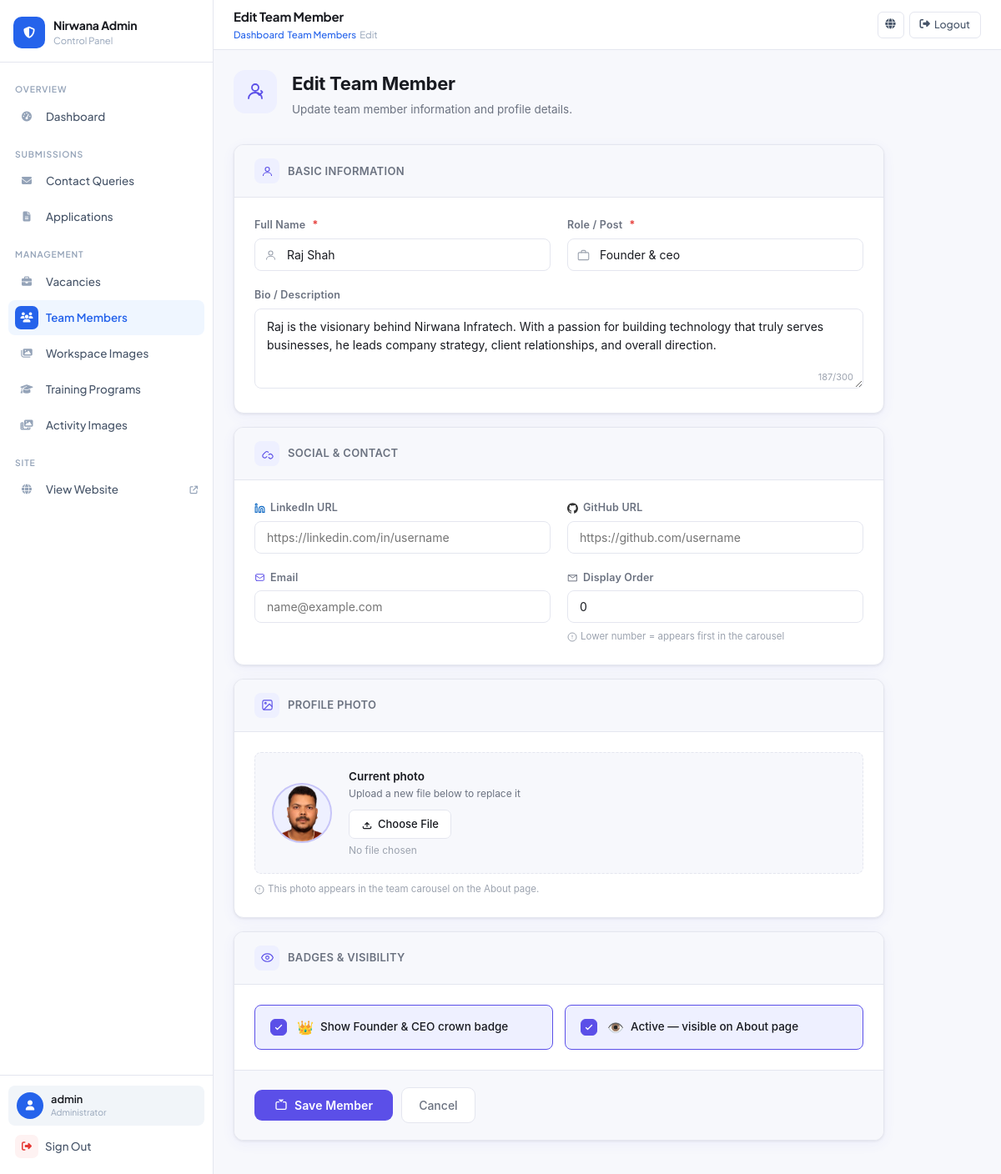
Page /myadmin/team/1/edit/ (signed in) on the committed database.
### app1/models.py (models this page shows, shortened)
class TeamMember(models.Model):
    name        = models.CharField(max_length=200)
    post        = models.CharField(max_length=200)
    description = models.TextField(blank=True)
    github      = models.URLField(blank=True)
    linkedin    = models.URLField(blank=True)
    email       = models.EmailField(blank=True)
    photo       = models.ImageField(upload_to='team/', blank=True, null=True)
    is_founder  = models.BooleanField(default=False)
    order       = models.PositiveIntegerField(default=0)
    is_active   = models.BooleanField(default=True)
    class Meta:
        ordering = ['order', 'name']
        verbose_name = 'Team Member'
        verbose_name_plural = 'Team Members'

### app1/views.py (the view, shortened to what this page needs)
# urls.py: path('myadmin/team/<int:pk>/edit/',  views.admin_team_member_edit,   name='admin_team_member_edit'),
@login_required(login_url='admin_login')
@user_passes_test(is_admin, login_url='admin_login')
def admin_team_member_edit(request, pk):
    member = get_object_or_404(TeamMember, pk=pk)
    return render(request, 'app1/admin/team_member_form.html', {'action': 'Edit', 'member': member})

### app1/views.py (called while the page is built)
def is_admin(user):
    return user.is_authenticated and user.is_staff

### app1/templates/app1/admin/team_member_form.html (shortened to what this page needs)
{% extends 'app1/admin/base.html' %}
{% block page_title %}{{ action }} Team Member{% endblock %}
{% block breadcrumb %}
  <a href="{% url 'admin_dashboard' %}">Dashboard</a>
  <a href="{% url 'admin_team_members' %}">Team Members</a>
  <span>{{ action }}</span>
{% endblock %}
{% block content %}
<div class="tm-wrap">
  <div class="tm-header">
    <div class="tm-header-icon">
      <svg fill="none" stroke="currentColor" stroke-width="1.8" viewBox="0 0 24 24">
        <path stroke-linecap="round" stroke-linejoin="round" d="M16 7a4 4 0 1 1-8 0 4 4 0 0 1 8 0ZM4 20c0-4 3.582-7 8-7s8 3 8 7"/>
        <path stroke-linecap="round" stroke-linejoin="round" d="M19 11l1.5 1.5L17 16l-2-2"/>
      </svg>
    </div>
    <div>
      <h1>{{ action }} Team Member</h1>
      <p>Update team member information and profile details.</p>
    </div>
  </div>
  <form method="post" enctype="multipart/form-data">
    <div class="tm-section">
      <div class="tm-section-head">
        <div class="sec-icon">
          <svg fill="none" stroke="currentColor" stroke-width="1.8" viewBox="0 0 24 24">
            <circle cx="12" cy="8" r="4"/><path stroke-linecap="round" d="M4 20c0-3.314 3.582-6 8-6s8 2.686 8 6"/>
          </svg>
        </div>
        <span class="sec-title">Basic Information</span>
      </div>
      <div class="tm-section-body">
        <div class="tm-grid-2" style="margin-bottom:20px">
          <div class="tm-field">
            <label class="tm-label">
              Full Name <span class="req">*</span>
            </label>
            <div class="tm-input-wrap">
              <span class="inp-icon">
              </span>
              <input type="text" name="name" class="tm-input" required
                     value="{{ member.name|default:'' }}"
                     placeholder="e.g. Raj Shah">
            </div>
          </div>
          <div class="tm-field">
            <label class="tm-label">Role / Post <span class="req">*</span></label>
            <div class="tm-input-wrap">
              <span class="inp-icon">
              </span>
              <input type="text" name="post" class="tm-input" required
                     value="{{ member.post|default:'' }}"
                     placeholder="e.g. Founder &amp; CEO">
            </div>
          </div>
        </div>
        <div class="tm-field">
          <label class="tm-label">Bio / Description</label>
          <div class="tm-char-wrap">
            <textarea name="description" class="tm-textarea"
                      id="bio-field" maxlength="300"
                      placeholder="Short bio shown on the About page carousel…">{{ member.description|default:'' }}</textarea>
            <span class="tm-char-count" id="bio-count">0/300</span>
          </div>
        </div>
      </div>
    </div>
    <div class="tm-section">
      <div class="tm-section-head">
        <div class="sec-icon">
          <svg fill="none" stroke="currentColor" stroke-width="1.8" viewBox="0 0 24 24">
            <path stroke-linecap="round" d="M13.828 10.172a4 4 0 0 0-5.656 0l-4 4a4 4 0 1 0 5.656 5.656l1.102-1.101"/>
            <path stroke-linecap="round" d="M14.828 14.828a4 4 0 0 1 5.656 0l.707.707a4 4 0 0 1-5.656 5.656l-1.1-1.1"/>
          </svg>
        </div>
        <span class="sec-title">Social &amp; Contact</span>
      </div>
      <div class="tm-section-body">
        <div class="tm-grid-2" style="margin-bottom:20px">
          <div class="tm-field">
            <label class="tm-label">
              <svg fill="none" stroke="#0A66C2" stroke-width="2" viewBox="0 0 24 24">
                <path d="M16 8a6 6 0 0 1 6 6v7h-4v-7a2 2 0 0 0-2-2 2 2 0 0 0-2 2v7h-4v-7a6 6 0 0 1 6-6z"/>
                <rect x="2" y="9" width="4" height="12"/><circle cx="4" cy="4" r="2"/>
              </svg>
              LinkedIn URL
            </label>
            <input type="url" name="linkedin" class="tm-input"
                   value="{{ member.linkedin|default:'' }}"
                   placeholder="https://linkedin.com/in/username">
          </div>
          <div class="tm-field">
            <label class="tm-label">
              GitHub URL
            </label>
            <input type="url" name="github" class="tm-input"
                   value="{{ member.github|default:'' }}"
                   placeholder="https://github.com/username">
          </div>
        </div>
        <div class="tm-grid-2">
          <div class="tm-field">
            <label class="tm-label">
              <svg fill="none" stroke="#5B4FE8" stroke-width="1.8" viewBox="0 0 24 24">
                <path stroke-linecap="round" d="M3 8l7.89 5.26a2 2 0 0 0 2.22 0L21 8M5 19h14a2 2 0 0 0 2-2V7a2 2 0 0 0-2-2H5a2 2 0 0 0-2 2v10a2 2 0 0 0 2 2z"/>
              </svg>
              Email
            </label>
            <input type="email" name="email" class="tm-input"
                   value="{{ member.email|default:'' }}"
                   placeholder="name@example.com">
          </div>
          <div class="tm-field">
            <label class="tm-label">
              <svg fill="none" stroke="currentColor" stroke-width="1.8" viewBox="0 0 24 24">
                <path stroke-linecap="round" d="M3 7l9 6 9-6M3 7h18v13H3z"/>
              </svg>
              Display Order
            </label>
            <input type="number" name="order" class="tm-input" min="0"
                   value="{{ member.order|default:'0' }}"
                   placeholder="0">
            <div class="tm-hint">
              <svg fill="none" stroke="currentColor" stroke-width="2" viewBox="0 0 24 24">
                <circle cx="12" cy="12" r="10"/><path stroke-linecap="round" d="M12 8v4m0 4h.01"/>
              </svg>
              Lower number = appears first in the carousel
            </div>
          </div>
        </div>
      </div>
    </div>
    <div class="tm-section">
      <div class="tm-section-head">
        <div class="sec-icon">
          <svg fill="none" stroke="currentColor" stroke-width="1.8" viewBox="0 0 24 24">
            <rect x="3" y="3" width="18" height="18" rx="3"/>
            <circle cx="8.5" cy="8.5" r="1.5"/>
            <path stroke-linecap="round" stroke-linejoin="round" d="M21 15l-5-5L5 21"/>
          </svg>
        </div>
        <span class="sec-title">Profile Photo</span>
      </div>
      <div class="tm-section-body">
        <div class="tm-photo-area" id="photo-drop">
          <div class="tm-photo-avatar" id="avatar-preview">
            {% if member.photo %}
              <img src="{{ member.photo.url }}" alt="{{ member.name }}" id="avatar-img">
            {% else %}
              <svg fill="none" stroke="currentColor" stroke-width="1.5" viewBox="0 0 24 24" id="avatar-placeholder">
                <circle cx="12" cy="8" r="4"/><path stroke-linecap="round" d="M4 20c0-3.314 3.582-6 8-6s8 2.686 8 6"/>
              </svg>
            {% endif %}
          </div>
          <div class="tm-photo-meta">
            {% if member.photo %}
              <div class="pm-title">Current photo</div>
              <div class="pm-sub">Upload a new file below to replace it</div>
            {% else %}
              <div class="pm-title">No photo yet</div>
              <div class="pm-sub">JPG or PNG — square crop recommended</div>
            {% endif %}
            <label class="tm-file-btn" for="photo-input">
              <svg fill="none" stroke="currentColor" stroke-width="2" viewBox="0 0 24 24">
                <path stroke-linecap="round" d="M4 16v2a2 2 0 0 0 2 2h12a2 2 0 0 0 2-2v-2M16 12l-4-4-4 4M12 8v8"/>
              </svg>
              Choose File
            </label>
            <div class="tm-file-name" id="file-name-label">No file chosen</div>
          </div>
        </div>
        <div class="tm-hint" style="margin-top:10px">
          <svg fill="none" stroke="currentColor" stroke-width="2" viewBox="0 0 24 24">
            <circle cx="12" cy="12" r="10"/><path stroke-linecap="round" d="M12 8v4m0 4h.01"/>
          </svg>
          This photo appears in the team carousel on the About page.
        </div>
      </div>
    </div>
    <div class="tm-section">
      <div class="tm-section-head">
        <div class="sec-icon">
          <svg fill="none" stroke="currentColor" stroke-width="1.8" viewBox="0 0 24 24">
            <path stroke-linecap="round" d="M12 4.5C7 4.5 2.73 7.61 1 12c1.73 4.39 6 7.5 11 7.5s9.27-3.11 11-7.5c-1.73-4.39-6-7.5-11-7.5Z"/>
            <circle cx="12" cy="12" r="3"/>
          </svg>
        </div>
        <span class="sec-title">Badges &amp; Visibility</span>
      </div>
      <div class="tm-section-body">
        <div class="tm-toggles">
          <label class="tm-toggle-card">
            <div class="tm-toggle-indicator">
              <svg fill="none" stroke="currentColor" stroke-width="2.5" viewBox="0 0 24 24">
                <path stroke-linecap="round" stroke-linejoin="round" d="M5 13l4 4L19 7"/>
              </svg>
            </div>
            <div class="tm-toggle-label">
              <span class="badge-icon">👑</span>
              Show Founder &amp; CEO crown badge
            </div>
          </label>
          <label class="tm-toggle-card">
            <div class="tm-toggle-indicator">
              <svg fill="none" stroke="currentColor" stroke-width="2.5" viewBox="0 0 24 24">
                <path stroke-linecap="round" stroke-linejoin="round" d="M5 13l4 4L19 7"/>
              </svg>
            </div>
            <div class="tm-toggle-label">
              <span class="badge-icon">👁️</span>
              Active — visible on About page
            </div>
          </label>
        </div>
      </div>
      <div class="tm-actions">
        <button type="submit" class="btn-save">
          <svg fill="none" stroke="currentColor" stroke-width="2" viewBox="0 0 24 24">
            <path stroke-linecap="round" stroke-linejoin="round" d="M8 7H5a2 2 0 0 0-2 2v9a2 2 0 0 0 2 2h14a2 2 0 0 0 2-2V9a2 2 0 0 0-2-2h-3m-1-4-3 3m0 0-3-3m3 3V3"/>
          </svg>
          Save Member
        </button>
        <a href="{% url 'admin_team_members' %}" class="btn-cancel">Cancel</a>
      </div>
    </div>
  </form>
</div>
{% endblock %}

### app1/templates/app1/admin/base.html (shortened to what this page needs)
<!DOCTYPE html>
<html lang="en">
<head>
<link rel="stylesheet" href="https://cdnjs.cloudflare.com/ajax/libs/font-awesome/6.5.0/css/all.min.css">
</head>
<body>
<aside class="sidebar" id="sidebar">
  <div class="sidebar-top">
    <a href="{% url 'admin_dashboard' %}" class="brand">
      <div class="brand-mark"><i class="fas fa-shield-halved"></i></div>
      <div class="brand-info">
        <div class="name">Nirwana Admin</div>
        <div class="sub">Control Panel</div>
      </div>
    </a>
  </div>
  <nav class="sidebar-nav">
    <div class="nav-section">
      <span class="nav-label">Overview</span>
      <a href="{% url 'admin_dashboard' %}" class="nav-link {% if request.resolver_match.url_name == 'admin_dashboard' %}active{% endif %}">
        <span class="nav-icon"><i class="fas fa-gauge-high"></i></span>
        <span class="nav-text">Dashboard</span>
      </a>
    </div>
    <div class="nav-section">
      <span class="nav-label">Submissions</span>
      <a href="{% url 'admin_contacts' %}" class="nav-link {% if 'contact' in request.resolver_match.url_name %}active{% endif %}">
        <span class="nav-icon"><i class="fas fa-envelope"></i></span>
        <span class="nav-text">Contact Queries</span>
      </a>
      <a href="{% url 'admin_applications' %}" class="nav-link {% if 'application' in request.resolver_match.url_name %}active{% endif %}">
        <span class="nav-icon"><i class="fas fa-file-lines"></i></span>
        <span class="nav-text">Applications</span>
      </a>
    </div>
    <div class="nav-section">
      <span class="nav-label">Management</span>
      <a href="{% url 'admin_vacancies' %}" class="nav-link {% if 'vacanc' in request.resolver_match.url_name %}active{% endif %}">
        <span class="nav-icon"><i class="fas fa-briefcase"></i></span>
        <span class="nav-text">Vacancies</span>
      </a>
      <a href="{% url 'admin_team_members' %}" class="nav-link {% if 'team' in request.resolver_match.url_name %}active{% endif %}">
        <span class="nav-icon"><i class="fas fa-users"></i></span>
        <span class="nav-text">Team Members</span>
      </a>
      <a href="{% url 'admin_workspace_images' %}" class="nav-link {% if 'workspace' in request.resolver_match.url_name %}active{% endif %}">
        <span class="nav-icon"><i class="fas fa-images"></i></span>
        <span class="nav-text">Workspace Images</span>
      </a>
      <a href="{% url 'admin_training_programs' %}" class="nav-link {% if 'training' in request.resolver_match.url_name %}active{% endif %}">
        <span class="nav-icon"><i class="fas fa-graduation-cap"></i></span>
        <span class="nav-text">Training Programs</span>
      </a>
      <a href="{% url 'admin_activity_images' %}" class="nav-link {% if 'activity' in request.resolver_match.url_name %}active{% endif %}">
        <span class="nav-icon"><i class="fas fa-photo-film"></i></span>
        <span class="nav-text">Activity Images</span>
      </a>
    </div>
    <div class="nav-section">
      <span class="nav-label">Site</span>
      <a href="{% url 'home' %}" class="nav-link" target="_blank">
        <span class="nav-icon"><i class="fas fa-globe"></i></span>
        <span class="nav-text">View Website</span>
        <i class="fas fa-arrow-up-right-from-square" style="font-size:0.6rem;color:var(--text-light)"></i>
      </a>
    </div>
  </nav>
  <div class="sidebar-bottom">
    <div class="user-card">
      <div class="user-avatar"><i class="fas fa-user"></i></div>
      <div>
        <div class="user-name">{{ request.user.username }}</div>
        <div class="user-role">Administrator</div>
      </div>
    </div>
    <a href="{% url 'admin_logout' %}" class="logout-link">
      <i class="fas fa-right-from-bracket"></i>
      Sign Out
    </a>
  </div>
</aside>
<div class="main">
  <header class="topbar">
    <div class="topbar-left">
      <div>
        <div class="page-title">{% block page_title %}Dashboard{% endblock %}</div>
        <div class="breadcrumb">{% block breadcrumb %}<a href="{% url 'admin_dashboard' %}">Home</a>{% endblock %}</div>
      </div>
    </div>
    <div class="topbar-right">
      <a href="{% url 'home' %}" target="_blank" class="topbar-btn icon-only" title="View Site">
        <i class="fas fa-globe"></i>
      </a>
      <a href="{% url 'admin_logout' %}" class="topbar-btn">
        <i class="fas fa-right-from-bracket"></i>
        <span>Logout</span>
      </a>
    </div>
  </header>
  <main class="content">
    {% block content %}{% endblock %}
  </main>
</div>
</body>
</html>

### rows in the picture
TeamMember: name "Raj Shah", post "Founder & ceo", description "Raj is the visionary behind Nirwana Infratech. With a passion for building technology that truly serves businesses, he leads company strategy, client relationships, and overall direction.", order "0", photo (picture)

### other values in the picture
{{ request.user.username }} "admin"
{{ action }} "Edit"
